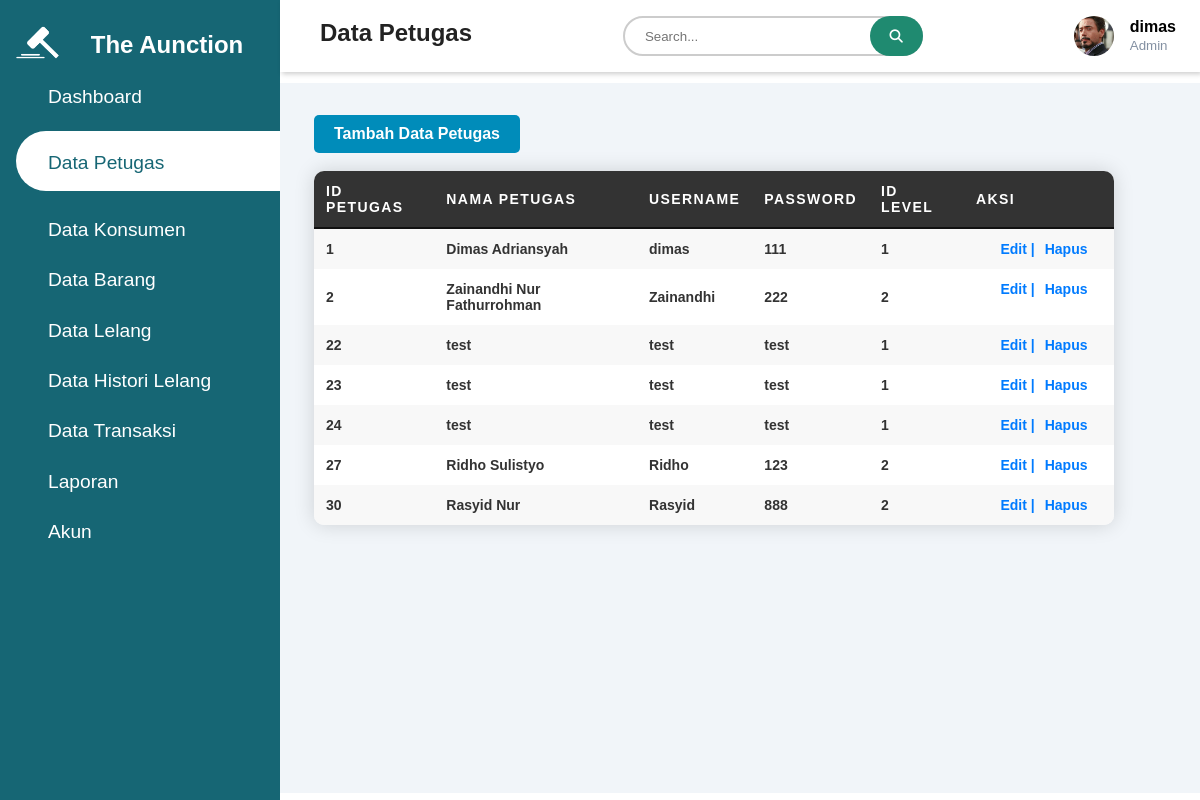
The page /admin/page/datapetugas.php (signed in) on the database its author committed.
### tables this page shows
CREATE TABLE `tpetugas` (
  `id_petugas` int(11) NOT NULL,
  `nama_petugas` varchar(50) NOT NULL,
  `username` varchar(25) NOT NULL,
  `password` varchar(25) NOT NULL,
  `id_level` int(11) NOT NULL,
  `gambar` varchar(50) NOT NULL
);

### admin/page/datapetugas.php (the view, shortened to what this page needs)
<?php
require '../../php/koneksi.php';
if (isset($_SESSION['login'])) {
    $id_petugas = $_SESSION['id_petugas'];
    $query = "SELECT * FROM tpetugas WHERE id_petugas='$id_petugas'";
    $a = mysqli_query($koneksi, $query);
    $data = mysqli_fetch_array($a);
} else {
    header("location:../../php/page/loginpetugas.php");
}
?>
<!DOCTYPE html>
<html lang="en">
<head>
    <link rel="stylesheet"
        href="https://maxst.icons8.com/vue-static/landings/line-awesome/line-awesome/1.3.0/css/line-awesome.min.css">
    <link rel="stylesheet" href="https://cdnjs.cloudflare.com/ajax/libs/font-awesome/6.4.0/css/all.min.css"
 />
    <link rel="stylesheet" href="../../assets/css/test.css">
</head>
<body>
    <div class="sidebar">
        <div class="sidebar-brand">
            <h1>
                <img src="../../assets/img/LELANG6.png" alt="" width="70px" height="70px">
                <h2>The Aunction</h2>
            </h1>
        </div>
        <div class="sidebar-menu">
            <ul>
                <li>
                    <a href="dashboard.php"><span class="las la-igloo"></span>
                        <span>Dashboard</span></a>
                </li>
            </ul>
            <ul>
                <li>
                    <a href="datapetugas.php" class="active"><span class="las la-users"></span>
                        <span>Data Petugas</span></a>
                </li>
            </ul>
            <ul>
                <li>
                    <a href="datakonsumen.php"><span class="las la-users"></span>
                        <span>Data Konsumen</span></a>
                </li>
            </ul>
            <ul>
                <li>
                    <a href="databarang.php"><span class="las la-clipboard-list"></span>
                        <span>Data Barang</span></a>
                </li>
            </ul>
            <ul>
                <li>
                    <a href="datalelang.php"><span class="las la-clipboard-list"></span>
                        <span>Data Lelang</span></a>
                </li>
            </ul>
            <ul>
                <li>
                    <a href="datahistorilelang.php"><span class="las la-clipboard-list"></span>
                        <span>Data Histori Lelang</span></a>
                </li>
            </ul>
            <ul>
                <li>
                    <a href="datatransaksi.php"><span class="las la-clipboard-list"></span>
                        <span>Data Transaksi</span></a>
                </li>
            </ul>
            <ul>
                <li>
                    <a href="laporan.php"><span class="las la-clipboard-list"></span>
                        <span>Laporan</span></a>
                </li>
            </ul>
            <ul>
                <li>
                    <a href="akun.php"><span class="las la-user-circle"></span>
                        <span>Akun</span></a>
                </li>
            </ul>
        </div>
    </div>
    <div class="main-content">
        <header>
            <h2>
                <label for="nav-toggle">
                    <span class="las la-bars"></span>
                </label>
                Data Petugas
            </h2>
            <div class="search-box">
                <form action="" method="POST">
                    <input type="text" name="search" placeholder="Search...">
                    <button type="submit" name="submit-search"><i class="fa fa-search"></i></button>
                </form>
            </div>
            <div class="user-wrapper">
                <img src="../../assets/img/<?= $data['gambar'] ?>" width="40px" height="40px" alt="">
                <div>
                    <h4>
                        <?= $data['username'] ?>
                    </h4>
                    <small>Admin</small>
                </div>
            </div>
        </header>
        <main>
            <a href="../crud-page/tambah_petugas.php" class="tambah">Tambah Data Petugas</a>
            <br />
            <br />
            <table class="table">
                <tr>
                    <th>Id Petugas</th>
                    <th>Nama Petugas</th>
                    <th>Username</th>
                    <th>Password</th>
                    <th>Id Level</th>
                    <th>Aksi</th>
                </tr>
                <?php
                include '../../php/koneksi.php';
                if (!isset($_POST['submit-search'])) {
                    $data = mysqli_query($koneksi, "SELECT * FROM tpetugas");
                } else if (isset($_POST['submit-search'])) {
                    $key = htmlspecialchars($_POST['search']);
                    $data = mysqli_query($koneksi, "SELECT * FROM tpetugas WHERE nama_petugas LIKE '%$key%' OR username LIKE '%$key%' OR id_level LIKE '%$key%'");
                }
                while ($d = mysqli_fetch_array($data)) {
                    ?>
                    <tr>
                        <td>
                            <?= $d['id_petugas']; ?>
                        </td>
                        <td>
                            <?= $d['nama_petugas']; ?>
                        </td>
                        <td>
                            <?= $d['username']; ?>
                        </td>
                        <td>
                            <?= $d['password']; ?>
                        </td>
                        <td>
                            <?= $d['id_level']; ?>
                        </td>
                        <td class="aksi">
                            <a href="../crud-page/edit_petugas.php?id_petugas=<?php echo $d['id_petugas'];
                            ?>">Edit | </a>
                            <a href="../action/aksi_hapus_petugas.php?id_petugas=<?php echo $d['id_petugas'];
                            ?>" onclick="return confirm('Yakin Ingin Menghapus Data?')">Hapus</a>
                        </td>
                    </tr>
                    <?php
                }
                ?>
            </table>
        </main>
    </div>
</body>
</html>

### assets/css/test.css (style rules this page uses)
:root { --main-color: #166674; --color-dark: #1D2231; --text-grey: #8390A2; }
* { padding: 0; margin: 0; box-sizing: border-box; list-style-type: none; text-decoration: none; font-family: 'Poppins', sans-serif; }
.sidebar { width: 280px; position: fixed; left: 0; top: 0; height: 100%; background: var(--main-color); z-index: 100%; transition: widht 300ms; overflow: hidden; }
.sidebar-brand { height: 55px; padding-left: 1rem 0rem 1rem 2rem; display: flex; margin-top: 10px; }
.sidebar-brand h1 img { padding-left: 5px; width: 70px; height: auto; }
.sidebar-brand h2 { padding: 1.3rem; color: #fff; }
.sidebar-menu { margin-top: 1rem; }
.sidebar-menu li { width: 100%; margin-bottom: 1.4rem; padding-left: 1rem; }
.sidebar-menu a { padding-left: 1rem; display: block; color: #fff; font-size: 1.2rem; }
.sidebar-menu a.active { background: #fff; padding-top: 1rem; padding-bottom: 1rem; color: var(--main-color); border-radius: 30px 0px 0px 30px; transition: 3s; }
.sidebar-menu a span:first-child { font-size: 1.5rem; padding-right: 1rem; }
.main-content { margin-left: 280px; }
header { background: #fff; display: flex; justify-content: space-between; padding: 1rem 1.5rem; box-shadow: 2px 2px 5px rgba(0, 0, 0, 0.2); position: fixed; left: 280px; width: calc(100% - 280px); top: 0; z-index: 100; transition: left 300ms; }
header h2 { color: #222; }
header label span { font-size: 1.7rem; padding-right: 1rem; }
.search-box { position: relative; width: 300px; height: 40px; }
.search-box input[type="text"] { width: 300px; height: 40px; padding: 10px 20px; box-sizing: border-box; border: none; border: 2px solid #ccc; border-radius: 20px; }
.search-box button[type="submit"] { position: absolute; right: 0; height: 40px; padding: 12px 20px; background-color: #1F8A70; color: white; border: none; border-radius: 20px; cursor: pointer; }
.user-wrapper { display: flex; align-items: center; }
.user-wrapper img { border-radius: 50%; margin-right: 1rem; object-fit: cover; }
.user-wrapper h4 { margin-bottom: 0rem !important; }
.user-wrapper small { display: inline-block; color: var(--text-grey); }
main { margin-top: 65px; padding: 2rem 1.5rem; background: #f1f5f9; min-height: calc(100vh - 90px); width: 100%; position: relative; }
.tambah { display: inline-block; padding: 10px 20px; margin-left: 10px; font-size: 16px; font-weight: bold; text-align: center; text-decoration: none; background-color: #008CBA; color: #FFFFFF; border-radius: 5px; transition: background-color 0.3s ease; }
#table-transaksi th, td { padding: 12px; text-align: left; vertical-align: middle; font-weight: bold; }
table { border-collapse: collapse; width: 100%; max-width: 800px; margin-left: 10px; background-color: #fff; color: #333; font-size: 14px; font-weight: 400; text-align: left; border-radius: 10px; overflow: hidden; box-shadow: 0 0 20px rgba(0, 0, 0, 0.15); }
th, td { padding: 12px; text-align: left; vertical-align: middle; }
th { background-color: #333; color: #fff; font-weight: 600; text-transform: uppercase; letter-spacing: 0.1em; border-bottom: 2px solid #111; }
tr:nth-child(even) { background-color: #f8f8f8; }
td a { color: #007bff; text-decoration: none; }
.aksi { display: flex; justify-content: center; align-items: center; width: 150px; }
.aksi a { margin-left: 10px; }

### rows shown on the page
tpetugas: gambar (picture), username "dimas", id_petugas "1", nama_petugas "Dimas Adriansyah", password "111", id_level "1"
tpetugas: id_petugas "2", nama_petugas "Zainandhi Nur Fathurrohman", username "Zainandhi", password "222", id_level "2"
tpetugas: id_petugas "22", nama_petugas "test", username "test", password "test", id_level "1"
tpetugas: id_petugas "23", nama_petugas "test", username "test", password "test", id_level "1"
tpetugas: id_petugas "24", nama_petugas "test", username "test", password "test", id_level "1"
tpetugas: id_petugas "27", nama_petugas "Ridho Sulistyo", username "Ridho", password "123", id_level "2"
tpetugas: id_petugas "30", nama_petugas "Rasyid Nur", username "Rasyid", password "888", id_level "2"
